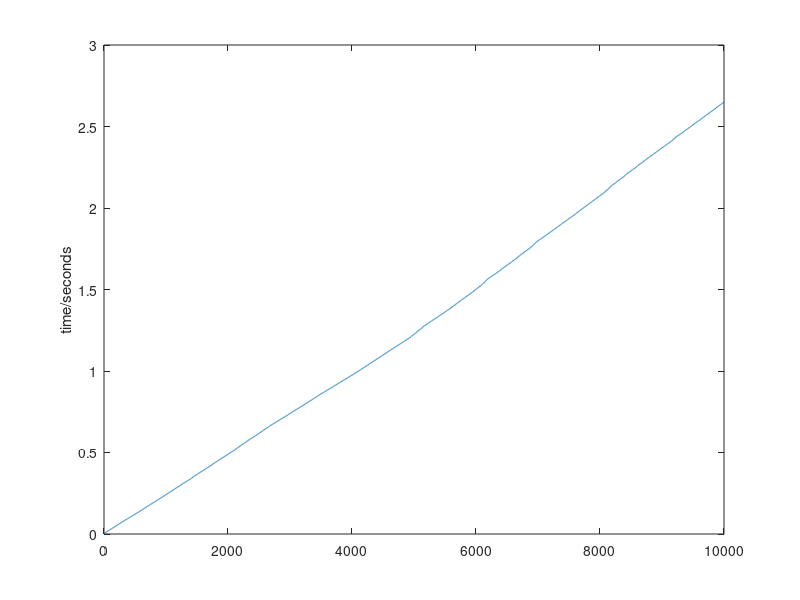

MATLAB code to generate this figure:
clear all;clc;
t=clock;
for i=1:10000
    a(i)=log2(exp(i));
    time(i)=etime(clock,t);
end
figure('color',[1,1,1]);
plot(time);
ylabel('time/seconds');